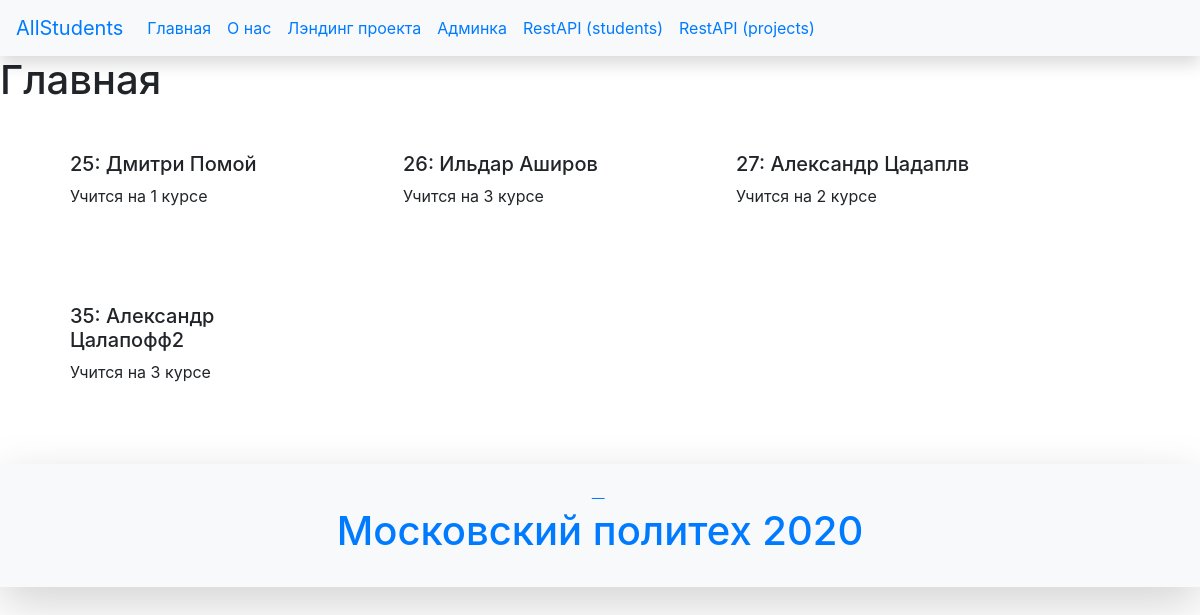
The app's page /api/, older data.
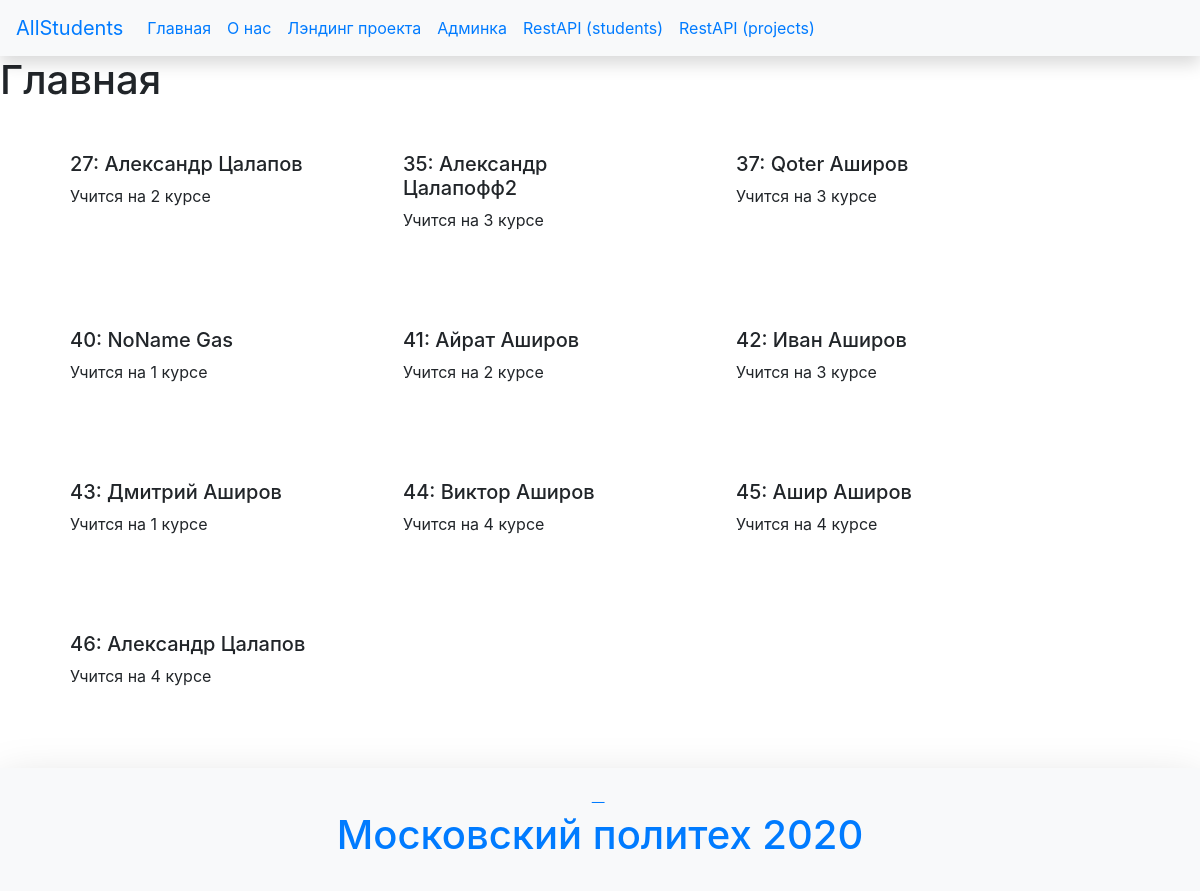
The same page, newer data.
### main/models.py (models this page shows, shortened)
class Students(models.Model):
    id = models.AutoField(primary_key=True)
    name = models.TextField("Имя студента")
    surname = models.TextField('Фамилия студента')
    status = models.CharField(max_length=1, choices=STATUS_CHOICE)
    course = models.IntegerField('Курс')
    class Meta:
        verbose_name = ("Студент")
        verbose_name_plural = ("Студенты")

### main/views.py (the view)
# urls.py: path('', views.index, name='main'),
def index(request):
    students = Students.objects.all()
    studentsPhoto = StudentsPhoto.objects.all()
    return render(request, 'main/index.html', {'students':students,'photos': studentsPhoto})

### main/templates/main/index.html (shortened to what this page needs)
{% extends 'main/base.html' %}
{% block main %}
    <h1>Главная</h1>
    <div class='container'>
        <div class='row'>
            {% for student in students %}
            <div class='col-3 m-4 p-3'>
                    <h5>{{student.id}}: {{student.name}} {{student.surname}}</h5>
                    <p>Учится на  {{student.course}} курсе</p>
            </div>
            {% endfor %}
        </div>
    </div>
{% endblock %}

### main/templates/main/base.html (shortened to what this page needs)
<!DOCTYPE html>
<html lang="en">
<head>
    <link rel="stylesheet" href="https://stackpath.bootstrapcdn.com/bootstrap/4.5.2/css/bootstrap.min.css">
</head>
<body>
    <nav class="navbar navbar-expand navbar-primary bg-light shadow">
        <a class="navbar-brand" href="{% url 'main' %}">AllStudents</a>
        <ul class="navbar-nav mr-auto">
            <li class="nav-item active">
                <a class="nav-link" href="{% url 'main' %}">Главная <span class="sr-only">(current)</span></a>
            </li>
            <li class="nav-item">
                <a class="nav-link" href="{% url 'about' %}">О нас</a>
            </li>
            <li class="nav-item">
                <a class="nav-link" href="{% url 'landing' %}">Лэндинг проекта</a>
            </li>
            <li class="nav-item">
                <a class="nav-link" href="/admin">Админка</a>
            </li>
            <li class="nav-item">
                <a class="nav-link" href="{% url 'students' %}">RestAPI (students)</a>
            </li>
            <li class="nav-item">
                <a class="nav-link" href="{% url 'projects' %}">RestAPI (projects)</a>
            </li>
        </ul>
    </nav>
    <main>
        {% block main %}{% endblock%}
    </main>
    <footer class='blockquote-footer shadow-lg p-4 bg-light text-primary mt-4 text-center'>
        <h1>Московский политех 2020</h1>
    </footer>
</body>
</html>

Row changes from the older to the newer data that the page shows:
removed Students: id "25", name "Дмитри", surname "Помой", course "1"
removed Students: id "26", name "Ильдар", surname "Аширов", course "3"
changed Students id 27: surname "Цадаплв" → "Цалапов"
added Students: id "37", name "Qoter", surname "Аширов", course "3"
added Students: id "40", name "NoName", surname "Gas", course "1"
added Students: id "41", name "Айрат", surname "Аширов", course "2"
added Students: id "42", name "Иван", surname "Аширов", course "3"
added Students: id "43", name "Дмитрий", surname "Аширов", course "1"
added Students: id "44", name "Виктор", surname "Аширов", course "4"
added Students: id "45", name "Ашир", surname "Аширов", course "4"
added Students: id "46", name "Александр", surname "Цалапов", course "4"
